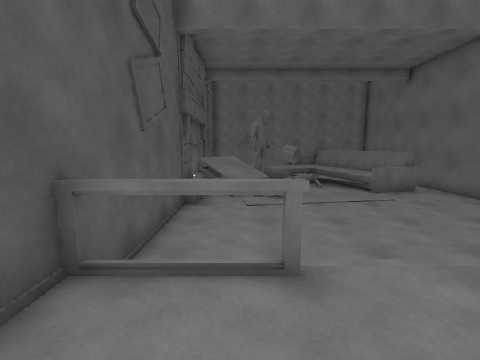
view 1 (above)

12 first-person views from a walk through a 3-D level made in the Unity game engine. The camera is 1.5 m above the floor, tilts 8° down and sees 90° across. The floor is counted in squares, 1 m on a side. Each view is taken from the middle of a square. On the plan, view 1 faces up. The plan holds only what a view shows up to about 13 squares ahead; the rest is blank. The place goes on beyond the plan.

view 2
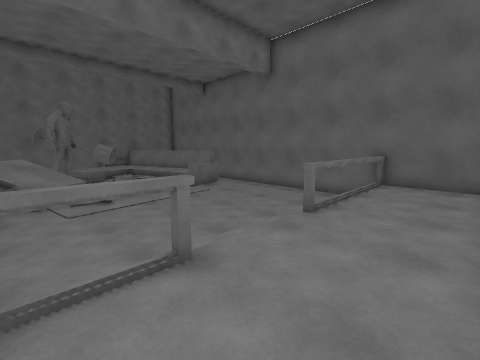

view 3
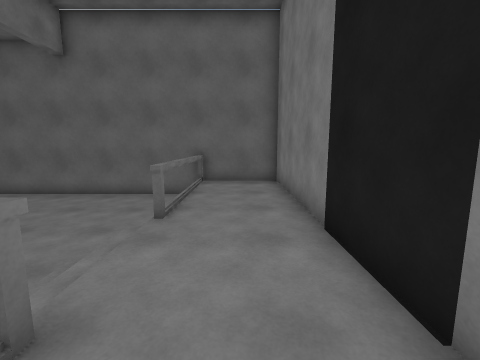

view 4
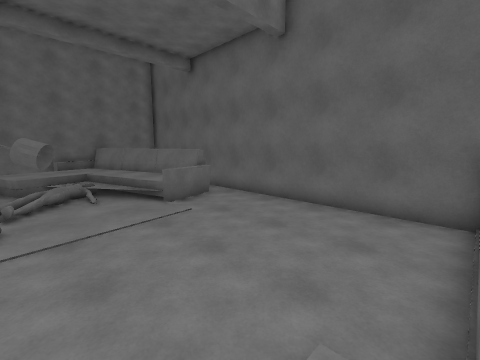

view 5
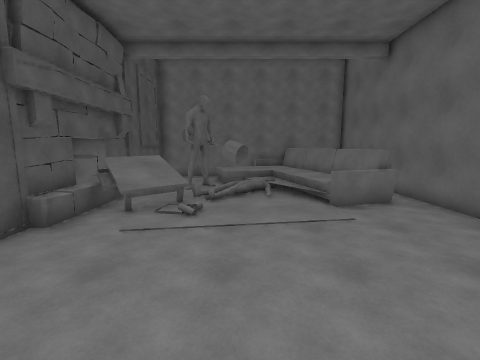

view 6
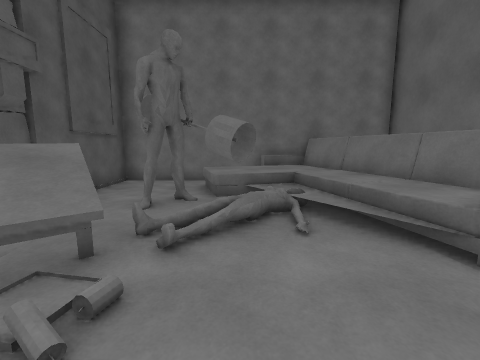

view 7
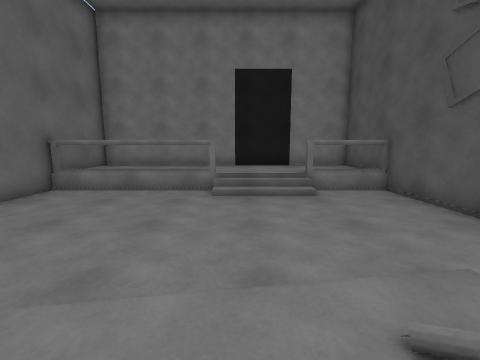

view 8
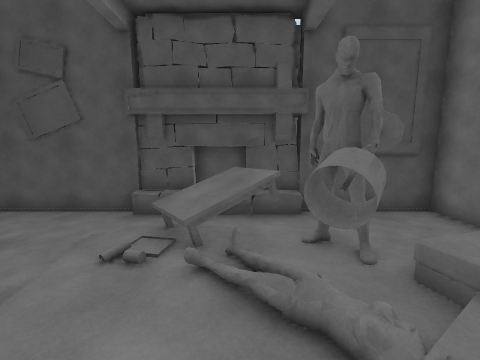

view 9
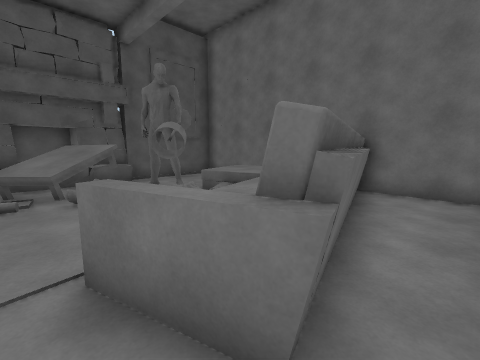

view 10
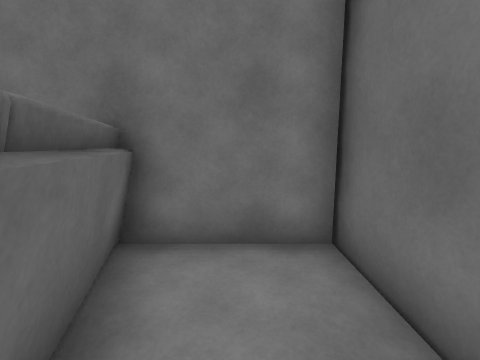

view 11
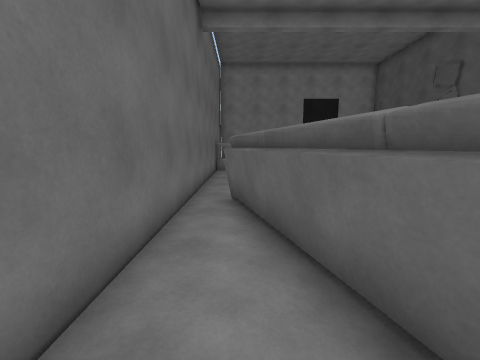

view 12
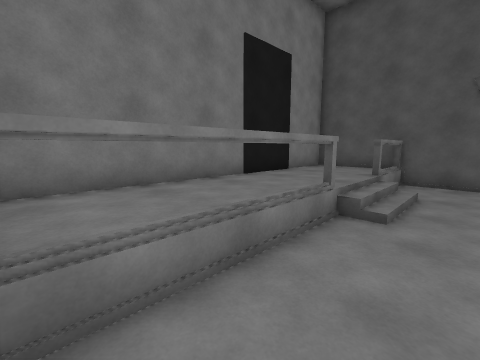

### Floor plan
Key: @ floor where view 1 was taken; # wall or solid block; . main floor; : floor 0.25 m higher than the main floor; + floor 0.5 m higher than the main floor; * floor 0.75 m higher than the main floor; / step, stairs or slope; = window, fence, low wall or low ledge; v drop or lower ground; T table; C carpet.
Columns run from 3 left of view 1 to 10 right of it. Each row starts with its distance up from view 1.
 19  ##vvvvv######
 18  #vvv  v*=#..#
 17  #vvv****=#..#
 16 ##vvvv***=#..#
 15 #vCCCCC:/*=..#
 14 ##CCCCCC/*=#.#
 13 ##TTCCCC/+=#.#
 12  #TTTC  //*=.#
 11  #TTT .  C=#.#
 10  #TT     ....#
  9  #.. C.......#
  8  #...........#
  7  #...........#
  6  #...........#
  5  #...........#
  4  #..////.....#
  3  #==///#====##
  2  #+++++++++++#
  1  #+++++++++++#
  0  #+@+++++++++#
 -1  #############

Positions as (right, up) in squares from view 1, and headings:
1: (0, 0), facing up
2: (-1, 0), facing up-right
3: (-1, 1), facing right
4: (2, 3), facing up-right
5: (3, 3), facing up
6: (3, 8), facing up
7: (3, 11), facing down
8: (6, 12), facing left
9: (9, 10), facing up-left
10: (8, 15), facing up
11: (8, 18), facing down
12: (9, 5), facing down-left
